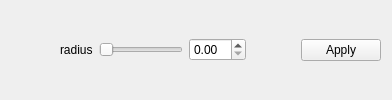
         <widget class="QWidget" name="tab_9">
          <attribute name="title">
           <string>9</string>
          </attribute>
          <layout class="QHBoxLayout" name="horizontalLayout_7">
           <item>
            <widget class="QWidget" name="widget_19" native="true">
             <layout class="QHBoxLayout" name="horizontalLayout_24">
              <item>
               <spacer name="horizontalSpacer_48">
                <property name="orientation">
                 <enum>Qt::Horizontal</enum>
                </property>
                <property name="sizeHint" stdset="0">
                 <size>
                  <width>40</width>
                  <height>20</height>
                 </size>
                </property>
               </spacer>
              </item>
              <item>
               <widget class="QLabel" name="label_4">
                <property name="text">
                 <string>radius</string>
                </property>
               </widget>
              </item>
              <item>
               <widget class="QSlider" name="gaussian_radius_slider">
                <property name="sizePolicy">
                 <sizepolicy hsizetype="Expanding" vsizetype="Fixed">
                  <horstretch>100</horstretch>
                  <verstretch>0</verstretch>
                 </sizepolicy>
                </property>
                <property name="orientation">
                 <enum>Qt::Horizontal</enum>
                </property>
               </widget>
              </item>
              <item>
               <widget class="QDoubleSpinBox" name="gaussian_radius_spinbox"/>
              </item>
              <item>
               <spacer name="horizontalSpacer_47">
                <property name="orientation">
                 <enum>Qt::Horizontal</enum>
                </property>
                <property name="sizeHint" stdset="0">
                 <size>
                  <width>40</width>
                  <height>20</height>
                 </size>
                </property>
               </spacer>
              </item>
             </layout>
            </widget>
           </item>
           <item>
            <widget class="QPushButton" name="gaussian_apply_button">
             <property name="accessibleName">
              <string>tab_button</string>
             </property>
             <property name="text">
              <string>Apply</string>
             </property>
            </widget>
           </item>
          </layout>
         </widget>
